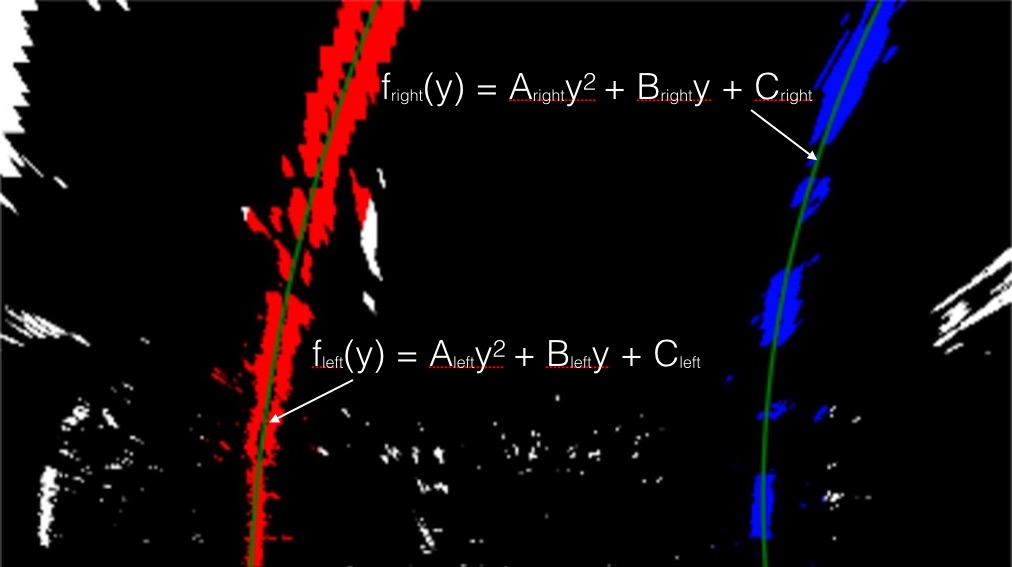
#> input picture examples/color_fit_lines.jpg, 1012 x 567 px
$ python -i features.py   (imports and definitions only)   (older library calls are emulated)
#> lines starting #> are read from the running program, lines starting #| are printed output that depends on the picture; after the words box and inside, x2 and y2 are one past the last pixel; in counts of white or black regions, pixels touching at a corner belong together
import numpy as np
import cv2
import pickle

# Load camera matrix and distortion coefficients
# [1 line not run here, left out]
# [1 line that did not run here, left out]
# [1 line that did not run here, left out]

# Region of interest, used as perspective transform source
# in ratios of the image width (x) and height (y)
# Note: Optimized for the undistorted images!
ROI_SRC = {"x1": 0.03, "y1": 0.98,  # lower left corner
           "x2": 1.00, "y2": 0.98,  # lower right corner
           "x3": 0.59, "y3": 0.65,  # upper right corner
           "x4": 0.42, "y4": 0.65}  # upper left corner

# Perspective transform destination
# in ratios of the image width (x) and height (y)
ROI_DST = {"x1": 0.0, "y1": 1.0,  # left lower corner
           "x2": 1.0, "y2": 1.0,  # right lower corner
           "x3": 1.0, "y3": 0.0,  # right upper corner
           "x4": 0.0, "y4": 0.0}  # left upper corner


# [47 lines left out: functions roi_image, rgb2gray, rgb2hsv, not called in this run]


def rgb2hls(rgb_img, channel=None):
    """ Convert an image from rgb to hls.

    Args:
        rgb_img: The rgb image
        channel: the hls channel that shall be returned, defaults to all
    """
    hls = cv2.cvtColor(rgb_img, cv2.COLOR_RGB2HLS)
    return hls if channel is None else hls[:, :, channel]


def undistort(image):
    return cv2.undistort(image, mtx, dist)


def rgb2clahe(rgb_img, clip_limit=2.0, tile_grid_size=(8, 8)):
    """
    Perform a contrast limited adaptive histogram equalization on given image.

    The clahe operation is performed on the grayscale version of the given rgb
    frame.

    Args:
        rgb_img: current undistorted rgb frame
        clip_limit: threshold for contrast limiting
        tile_grid_size: size of the grid for the histogram equalization.
         The image will be divided into equally sized rectangular tiles.
         tile_grid_size defines the number of tiles in row and column.
    Returns:
        a gray image as result of the application of clahe
    """
    gray = cv2.cvtColor(rgb_img, cv2.COLOR_RGB2GRAY)
    clahe = cv2.createCLAHE(clipLimit=clip_limit, tileGridSize=tile_grid_size)
    gray_clahe = clahe.apply(gray)
    return gray_clahe


def white_feature(rgb_image, thresh_min=210):
    """ Create a mask for white lane lines detection.

    A contrast limited adaptive histogram equalization is peformed on the
    given frame and the resulting gray image is subsequently thresholded by
    thresh_min.

    Args:
        rgb_image: current undistorted rgb frame
        thresh_min: lower threshold for the gray clahe image
    Returns:
        a binary mask with 255 values where white lines are assumed.
    """
    clahe = rgb2clahe(rgb_image)
    mask = np.zeros_like(clahe)
    mask[(clahe > thresh_min)] = 255
    return mask


def yellow_feature(rgb_image, lbound=(17, 20, 140), ubound=(32, 255, 255)):
    """  Create a mask for yellow lane lines detection.

    The yellow lines are detected by converting the rgb_image into hsv space
    and thesholding the yellow color.

    Args:
        rgb_image: current undistorted rgb frame
        lbound: lower hsv bounds
        ubound: upper hsv bounds
    Returns:
        a binary mask with 255 values where yellow lines are assumed.
    """
    hsv = cv2.cvtColor(rgb_image, cv2.COLOR_RGB2HSV)
    ylw_mask = cv2.inRange(hsv, lbound, ubound)
    return ylw_mask


def sobel(img_channel, thresh_min=20, thresh_max=255, ksize=9):
    """ Determine and threshold the sobel magnitudes on a single channel image.

    Args:
        img_channel: single channel image
        thresh_min: lower threshold for the sobel magnitude
        thresh_max: upper threshold for the sobel magnitude
        ksize: kernel size for cv2.Sobel
    Returns:
          a binary mask with 255 values where the threshold conditions are
           fullfilled
    """
    # Sobel gradients
    sobel_x = cv2.Sobel(img_channel, cv2.CV_64F, 1, 0, ksize=ksize)
    sobel_y = cv2.Sobel(img_channel, cv2.CV_64F, 0, 1, ksize=ksize)

    # Magnitude
    sobel_mag = np.sqrt(sobel_x ** 2, sobel_y ** 2)

    # Scale to 8-bit (0 - 255) then convert to type = np.uint8
    mag_scaled = np.uint8(255 * sobel_mag / np.max(sobel_mag))

    # Mask of 255's where the scaled gradient magnitude
    # is > thresh_min and < thresh_max
    mask = np.zeros_like(mag_scaled)
    mask[(mag_scaled > thresh_min) & (mag_scaled < thresh_max)] = 255

    return mask


def sobel_feature(rgb_image, thresh_min=20, thresh_max=255, ksize=9,
                  iterations=5):
    """
    Create a mask by thresholding the sobel magnitude in the HLS color space.

    The sobel magnitude is determined on the saturation and lightness channels.
    A binary mask is created by thresholding the magnitudes in between
    thresh_min and thresh_max. The composition of both binary masks finally
    undergoes a morphological closing operation by the given iterations.

    Args:
        rgb_image: current undistorted rgb frame
        thresh_min: lower threshold for the sobel magnitude
        thresh_max: upper threshold for the sobel magnitude
        ksize: kernel size for cv2.Sobel
        iterations: iterations for morphological closing
    Returns:
          binary mask with 255 values at actice pixels
    """
    s_img = rgb2hls(rgb_image, channel=2)
    l_img = rgb2hls(rgb_image, channel=1)
    s_mask = sobel(s_img, thresh_min, thresh_max, ksize)
    l_mask = sobel(l_img, thresh_min, thresh_max, ksize)
    sobel_mask = cv2.bitwise_or(s_mask, l_mask)
    mask = cv2.morphologyEx(sobel_mask, cv2.MORPH_CLOSE, kernel=np.ones((3, 3)),
                            iterations=iterations)
    return mask


def feature_mask(rgb_image):
    """ Main lane line detection feature.

    The combination of white_feature, yellow_feature and sobel_feature.

    Args:
        rgb_image: current undistorted rgb frame
    Returns:
        A mask for the lane line detection
    """
    white_mask = white_feature(rgb_image).astype(float)
    yellow_mask = yellow_feature(rgb_image).astype(float)
    sobel_mask = sobel_feature(rgb_image).astype(float)

    # Equal weighted mask
    mask = (white_mask + yellow_mask + sobel_mask) / 255 >= 2

    return np.where(mask, 255, 0).astype(np.uint8)

>>> import cv2
>>> picture = cv2.cvtColor(cv2.imread('examples/color_fit_lines.jpg'), cv2.COLOR_BGR2RGB)
>>> result = feature_mask(picture)
#> in feature_mask, `white_mask = white_feature(rgb_image).astype(float)`:
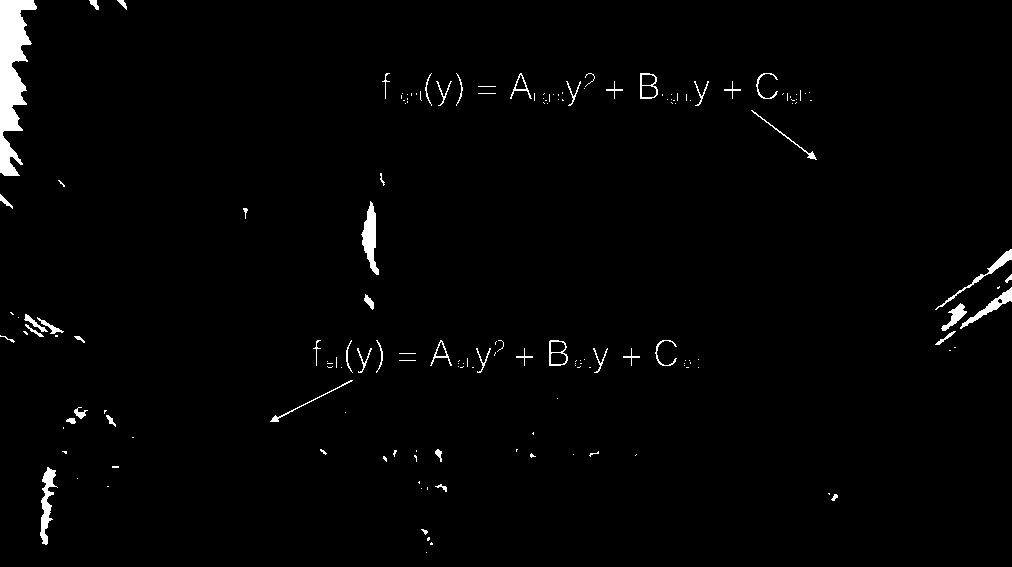
#> white_mask: shape (567, 1012) float64; 1.6% white; 166 white regions (115 under 20 px), largest, box (x1, y1, x2, y2) and area: (0, 0, 37, 176) 3520, (361, 201, 379, 275) 660, (40, 467, 58, 545) 580
#> in yellow_feature, `hsv = cv2.cvtColor(rgb_image, cv2.COLOR_RGB2HSV)`: hsv: shape (567, 1012, 3); mean H, S, V 13.1, 38.2, 20
#> in yellow_feature, `ylw_mask = cv2.inRange(hsv, lbound, ubound)`: ylw_mask: shape (567, 1012); 0% white in thin lines or dots, all inside (x1, y1, x2, y2) = (483, 100, 701, 368)
#> in rgb2hls, `hls = cv2.cvtColor(rgb_img, cv2.COLOR_RGB2HLS)`: hls: shape (567, 1012, 3); mean of channels 0, 1, 2 15.3, 13.6, 37.6
#> in sobel_feature, `s_mask = sobel(s_img, thresh_min, thresh_max, ksize)`:
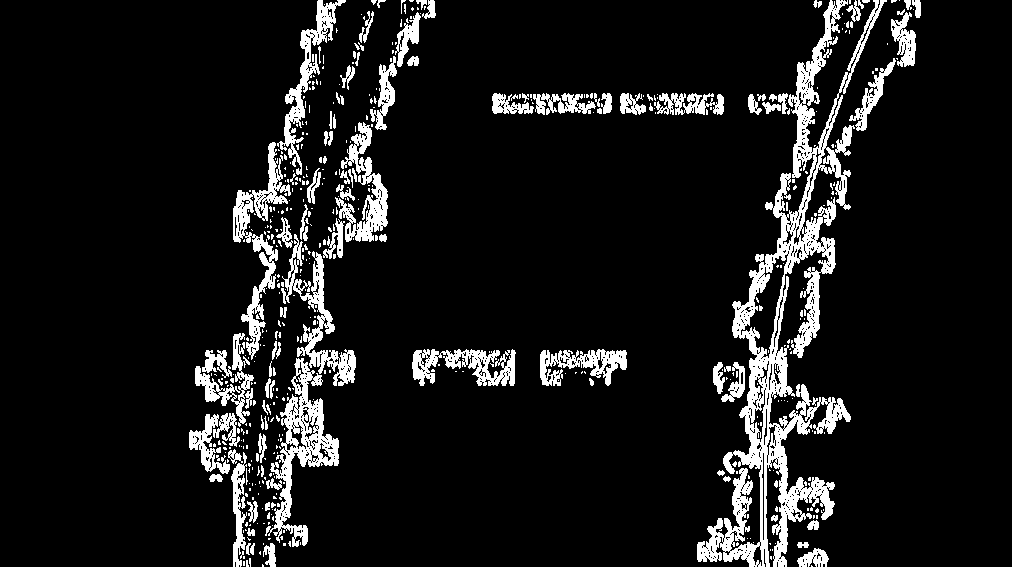
#> s_mask: shape (567, 1012); 9.7% white; 510 white regions (405 under 20 px), largest, box (x1, y1, x2, y2) and area: (697, 0, 887, 567) 20073, (265, 358, 339, 547) 3993, (233, 142, 291, 360) 3021
#> call 2 of sobel, with thresh_min = 20, thresh_max = 255, ksize = 9
#> in sobel (call 2), `sobel_y = cv2.Sobel(img_channel, cv2.CV_64F, 0, 1, ksize=ksize)`:
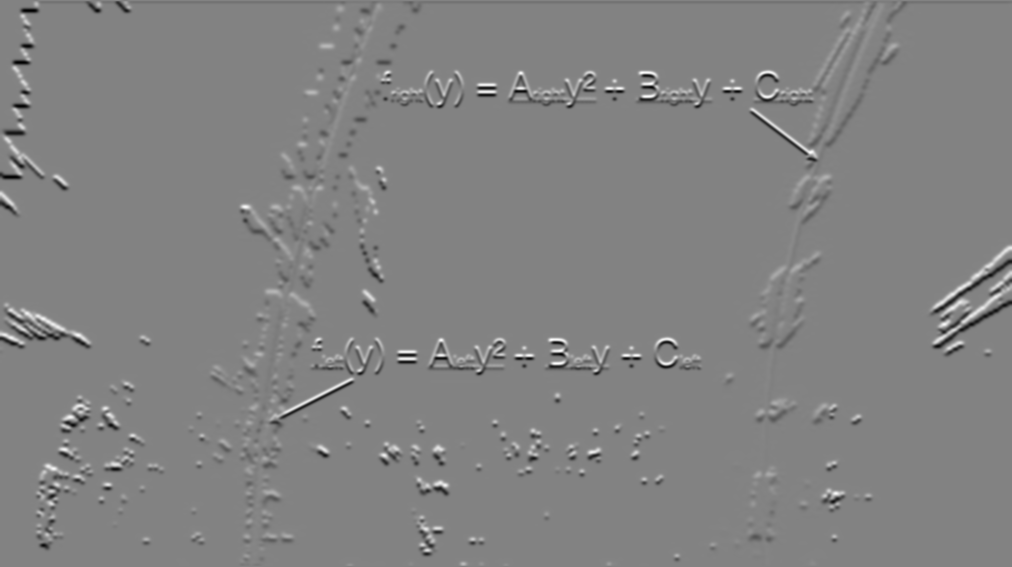
#> sobel_y: shape (567, 1012) float64; min -2014132, max 1908418, mean -2282; drawn with min black and max white
#> in sobel (call 2), `sobel_mag = np.sqrt(sobel_x ** 2, sobel_y ** 2)`:
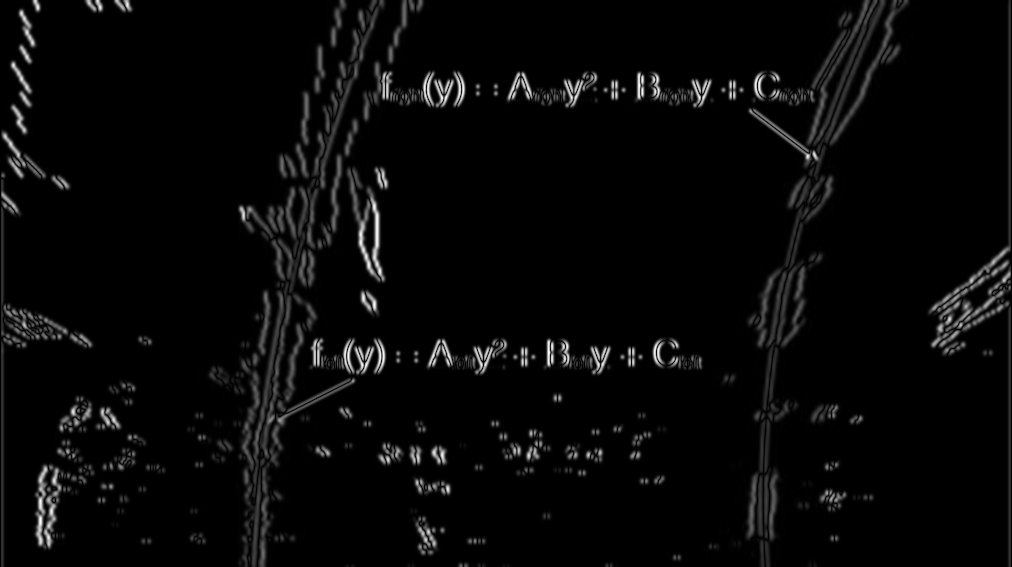
#> sobel_mag: shape (567, 1012) float64; min 0, max 2024699, mean 65246.7; drawn with min black and max white
#> in sobel_feature, `l_mask = sobel(l_img, thresh_min, thresh_max, ksize)`:
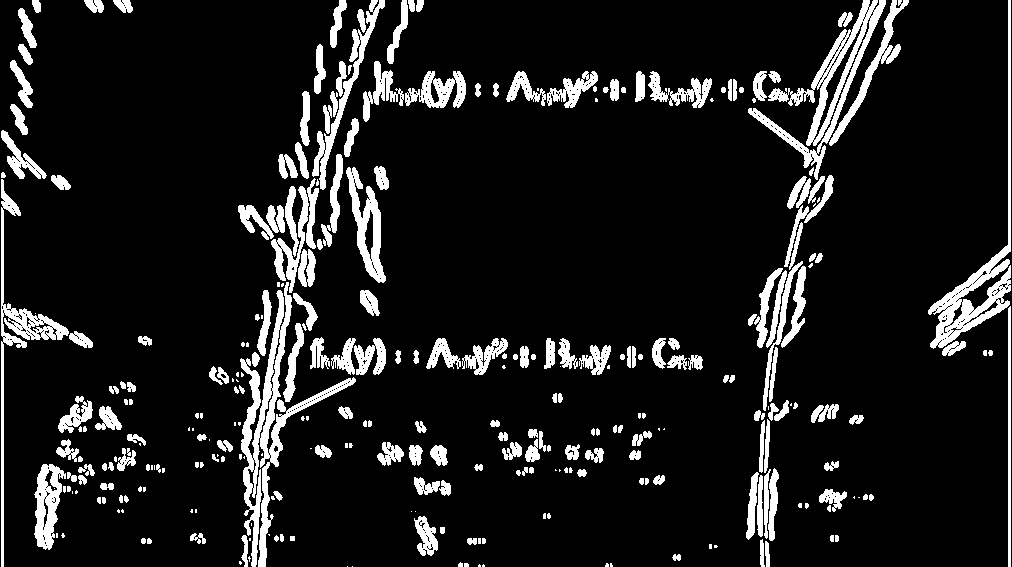
#> l_mask: shape (567, 1012); 11% white; 306 white regions (93 under 20 px), largest, box (x1, y1, x2, y2) and area: (240, 282, 356, 567) 5769, (748, 0, 886, 180) 4467, (928, 0, 1011, 349) 3833
#> in sobel_feature, `sobel_mask = cv2.bitwise_or(s_mask, l_mask)`:
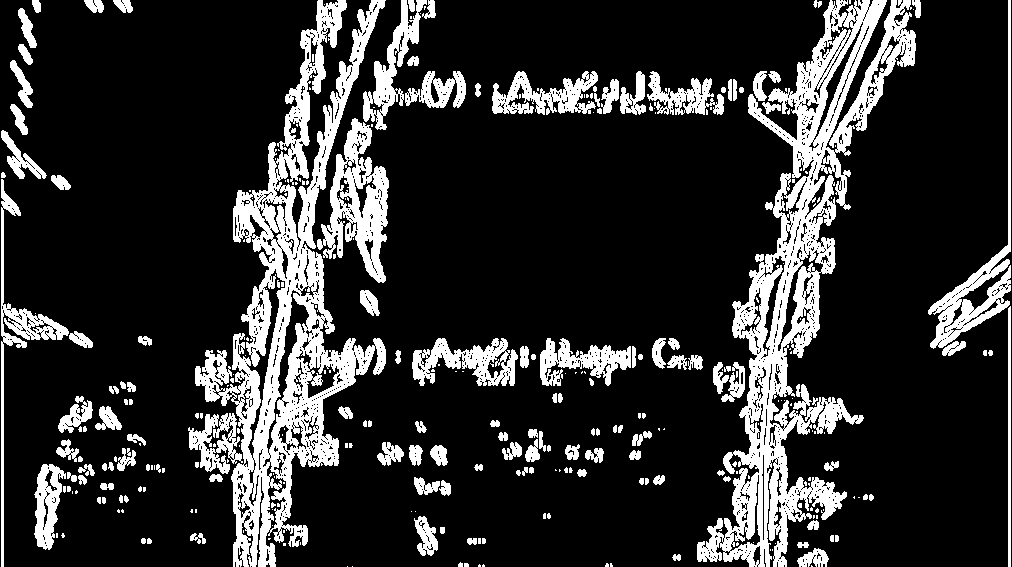
#> sobel_mask: shape (567, 1012); 18.5% white; 316 white regions (171 under 20 px), largest, box (x1, y1, x2, y2) and area: (697, 0, 916, 567) 31508, (195, 0, 386, 567) 30509, (317, 118, 389, 283) 5268
#> in sobel_feature, `mask = cv2.morphologyEx(sobel_mask, cv2.MORPH_CLOSE, kernel=np.ones((3..`: mask: shape (567, 1012); 25.7% white; 41 white regions (2 under 20 px), largest, box (x1, y1, x2, y2) and area: (188, 0, 481, 567) 57384, (492, 0, 921, 567) 55148, (412, 338, 703, 403) 8050
#> in feature_mask, `mask = (white_mask + yellow_mask + sobel_mask) / 255 >= 2`:
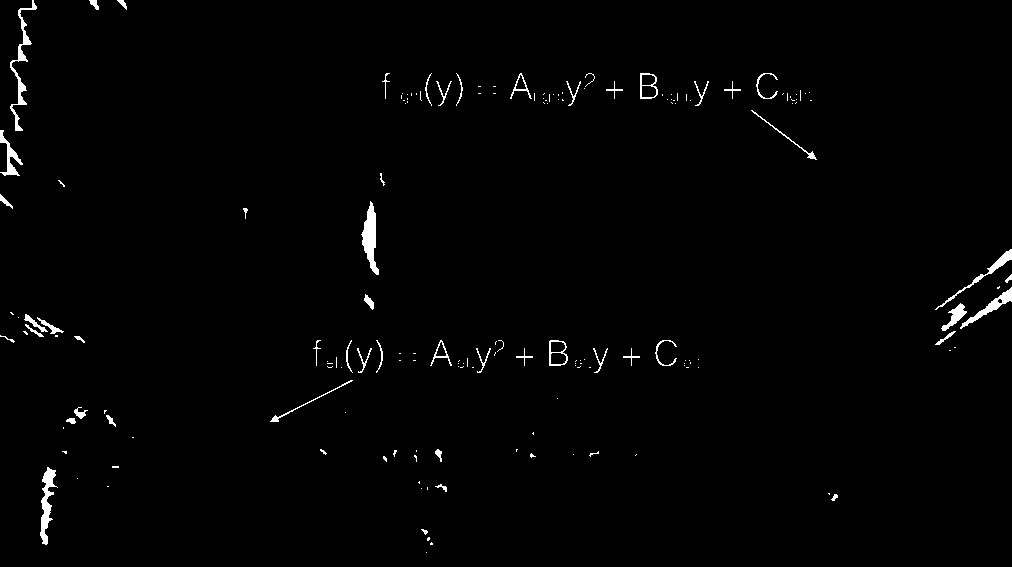
#> mask: shape (567, 1012) bool; 1.2% white; 171 white regions (119 under 20 px), largest, box (x1, y1, x2, y2) and area: (361, 201, 379, 275) 660, (10, 0, 37, 131) 621, (40, 467, 58, 545) 580
